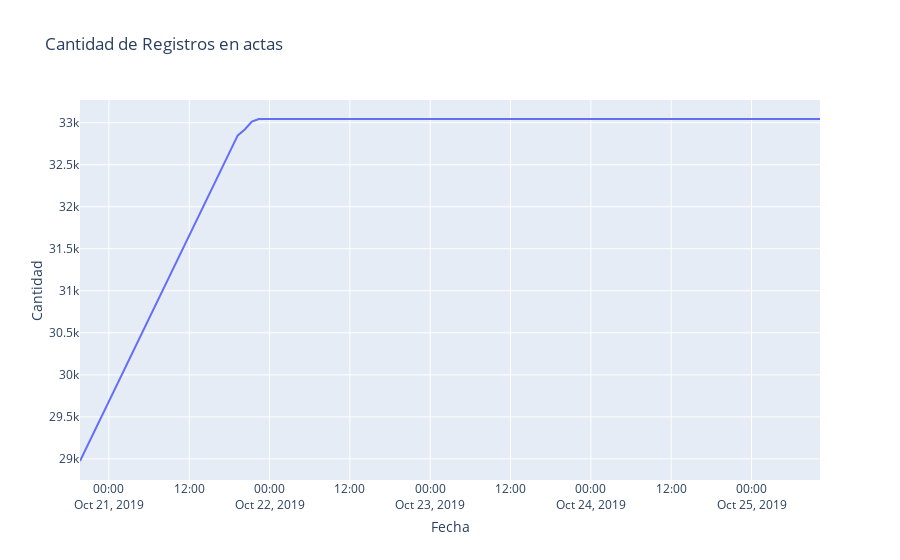

Write notebook code for a chart like this one.
### Markdown cell above
## Cantidad de Registros en Actas

### Code cell
configure_plotly_browser_state()
data = go.Scatter(
           x=df_actas_qty['FechaHoraArchivo'],
           y=df_actas_qty['total_registros'])

layout = go.Layout(title='Cantidad de Registros en actas', 
                   xaxis=dict(title='Fecha'),
                   yaxis=dict(title='Cantidad'))

fig = go.Figure(data, layout=layout)
iplot(fig)
